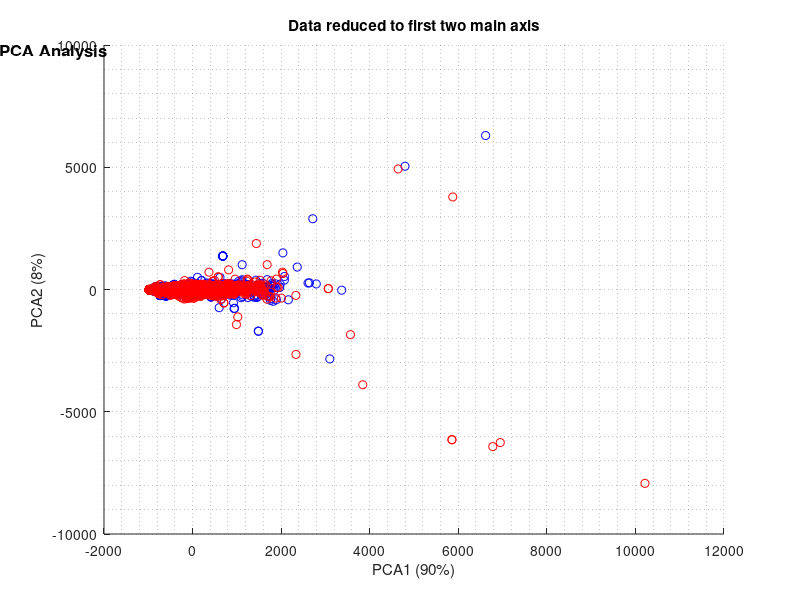
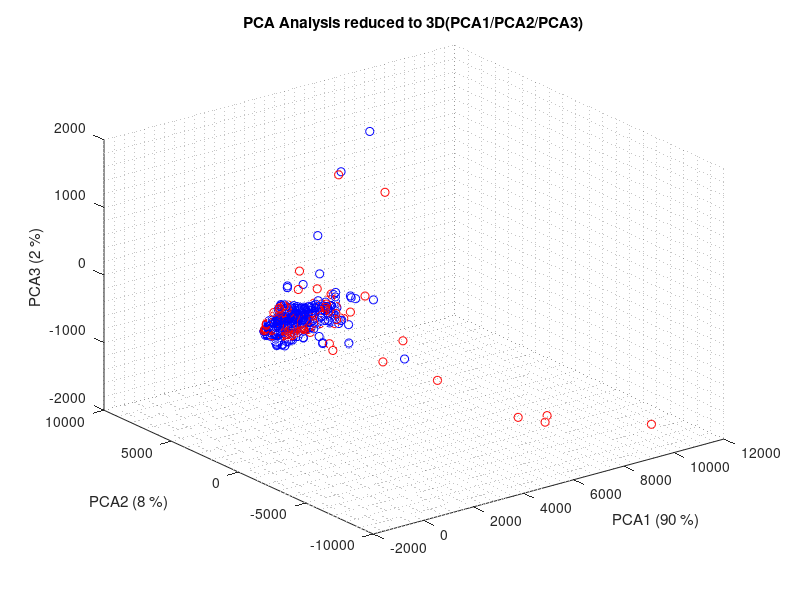
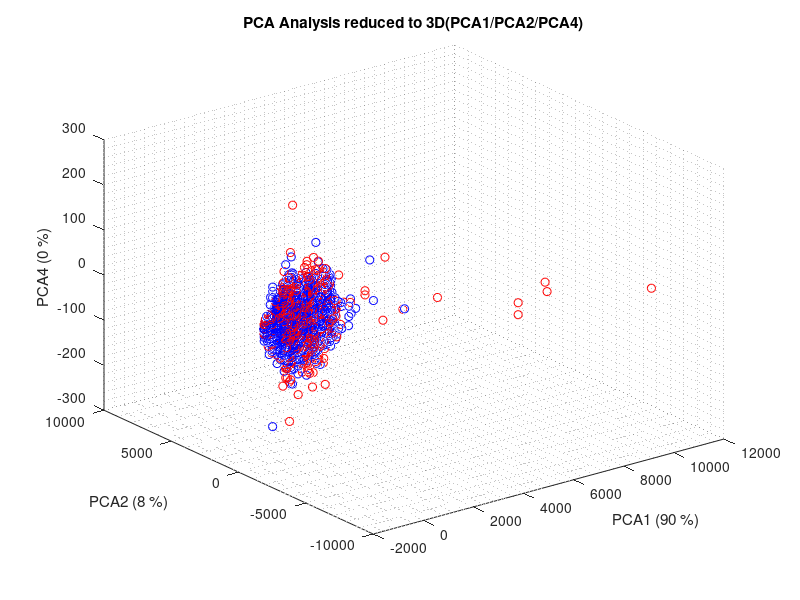
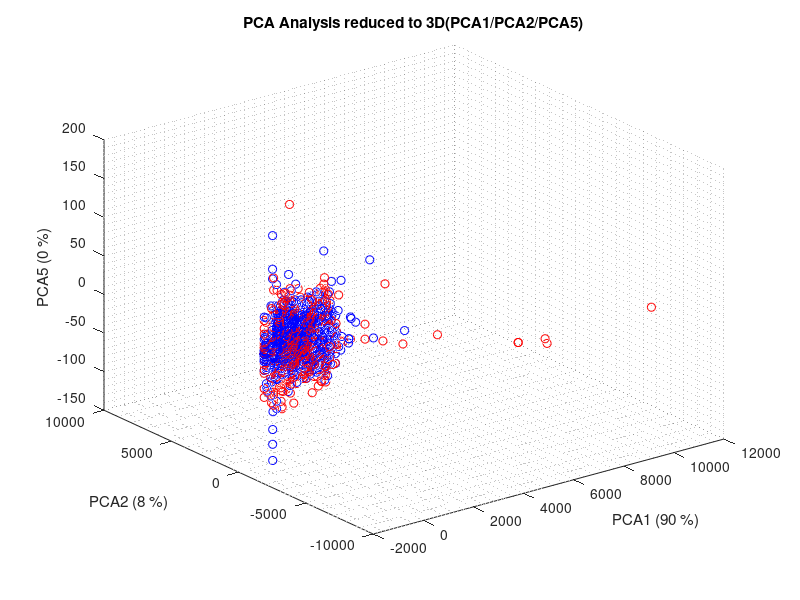

Write MATLAB code to recreate these figures, in order.
%% Visualize PCA Analyse
clc;
clear;
close all;

%% Load data
% For new data run first Visualize_Dynamic_Data.m
load('pcaAnalysis.mat');

%% Plot combinations for 3D plot 

combo = [1,2,3;
         1,2,4;
         1,2,5;
         1,2,6;
         1,2,7;
         1,2,8;
         1,2,9;
         1,2,10];

nCombo = size(combo,1);

%% Plot 2D first two main axis

figure('units','normalized','outerposition',[0 0 1 1])
            annotation('textbox', [0 0.9 1 0.1], ...
            'String',...
            'PCA Analysis',...
            'EdgeColor', 'none', ...
            'HorizontalAlignment', 'center',...
            'FontSize',12, 'FontWeight', 'bold','interpreter','none')
        


hold on
scatter(pca.scores(pca.label==0,1),...
        pca.scores(pca.label==0,2),'b')
scatter(pca.scores(pca.label==1,1),...
        pca.scores(pca.label==1,2),'r')
    grid minor
hold off

xlabel(['PCA1 (',...
        num2str(round(pca.pcvars(1)/sum(pca.pcvars)*100)),'%)'])
ylabel(['PCA2 (',...
        num2str(round(pca.pcvars(2)/sum(pca.pcvars)*100)),'%)'])
title('Data reduced to first two main axis')


%% Plot 3D Combos
for n = 1 : nCombo

figure('units','normalized','outerposition',[0 0 1 1])

hold on
scatter3(pca.scores(pca.label==0,combo(n,1)),...
         pca.scores(pca.label==0,combo(n,2)),...
         pca.scores(pca.label==0,combo(n,3)),'b')
     
scatter3(pca.scores(pca.label==1,combo(n,1)),...
         pca.scores(pca.label==1,combo(n,2)),...
         pca.scores(pca.label==1,combo(n,3)),'r')
     grid minor
     
hold off
view(3)
xlabel(['PCA',...
        num2str(combo(n,1)),...
        ' (',...
        num2str(round(pca.pcvars(combo(n,1))/sum(pca.pcvars)*100)),' %)'])
ylabel(['PCA',...
        num2str(combo(n,2)),...
        ' (',...
        num2str(round(pca.pcvars(combo(n,2))/sum(pca.pcvars)*100)),' %)'])
zlabel(['PCA',...
        num2str(combo(n,3)),...
        ' (',...
        num2str(round(pca.pcvars(combo(n,3))/sum(pca.pcvars)*100)),' %)'])
title(['PCA Analysis reduced to 3D',...
       '(PCA',...
       num2str(combo(n,1)),...
       '/PCA',...
       num2str(combo(n,2)),...
       '/PCA',...
       num2str(combo(n,3)),...
       ')']);

end

